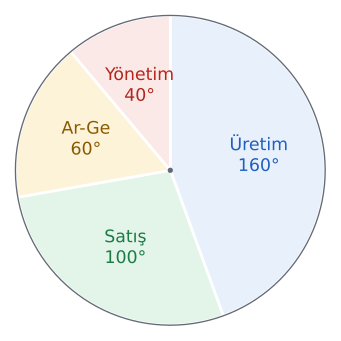

Python code for this plot:
import sys; sys.path.insert(0, "tools")
from cizim import *

def daire(ax, adlar, acilar, yaz=None, r_yazi=0.58, fs=13):
    renk = [MAVI_ACIK, YESIL_ACIK, SARI_ACIK, KIRMIZI_ACIK]; kenar = [MAVI, YESIL, SARI, KIRMIZI]
    bas = 90
    for i, (ad, a) in enumerate(zip(adlar, acilar)):
        ax.add_patch(patches.Wedge((0, 0), 1, bas - a, bas, facecolor=renk[i], edgecolor="white", lw=2))
        orta = np.radians(bas - a / 2)
        t = ad + ("\n" + yaz[i] if yaz and yaz[i] else "")
        ax.text(r_yazi * np.cos(orta), r_yazi * np.sin(orta), t, ha="center", va="center", color=kenar[i], fontsize=fs)
        bas -= a
    ax.add_patch(patches.Circle((0, 0), 1, fill=False, edgecolor=SOLUK, lw=1))
    ax.plot(0, 0, "o", color=SOLUK, markersize=3)
    ax.set_xlim(-1.05, 1.05); ax.set_ylim(-1.05, 1.05); ax.set_aspect("equal"); ax.axis("off")

# Alıştırma Soru 12: 180 çalışan. Üretim 160, Satış 100, Ar-Ge 60, Yönetim 40.
fig, ax = sekil(4.4, 4.4)
daire(ax, ["Üretim", "Satış", "Ar-Ge", "Yönetim"], [160, 100, 60, 40], ["160°", "100°", "60°", "40°"])
kaydet(fig, __file__)
